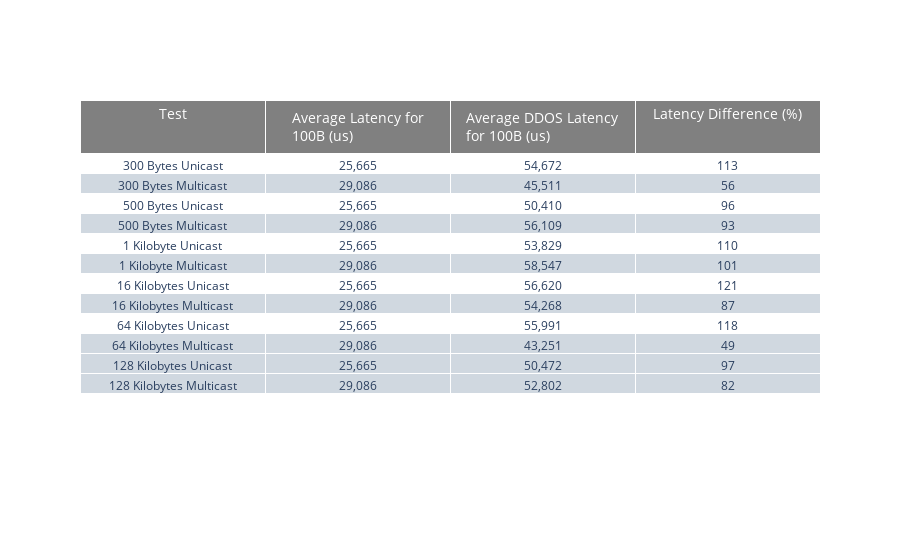

The code cell stored with this chart in its notebook:
### Markdown cell above
From the above graphs we can see that DDOS attacks definitely show an increase in latency in all cases. We should quantify the difference in performance:

### Performance Difference

### Code cell
columns = ['Test', 'Average Latency for 100B (us)', 'Average DDOS Latency for 100B (us)', 'Latency Difference (%)']
tests = []
avg_latencies = []
raw_avg_latencies = []
avg_ddos_latencies = []
raw_avg_ddos_latencies = []
lat_diffs = []

for i in set_3_files:
    item = set_3_files[i]
    full_test_name = os.path.basename(os.path.dirname(item).split("dos_")[1].replace("_2", "").replace("_", " ").title())
    test = full_test_name.split()[1] + " " + full_test_name.split()[2] + " " + full_test_name.split()[0]
    # test = item.split("_")[0] + " Bytes " + item.split("_")[1].title()
    tests.append(test)
    
    df = pd.read_csv(set_3_files[i])
    mean = df["avg_non_mal_run_latency"].mean()
    raw_avg_ddos_latencies.append(mean)
    mean = "{0:,.0f}".format(mean)
    avg_ddos_latencies.append(mean)
    
    # Get Set 2 test data
    if 'unicast' in item:
        df = pd.read_csv(set_2_files['unicast'])
    else:
        df = pd.read_csv(set_2_files['multicast'])

    mean = df['avg_non_mal_run_latency'].mean()
    raw_avg_latencies.append(mean)
    mean = "{0:,.0f}".format(mean)
    avg_latencies.append(mean)

for i in range(0, len(avg_latencies)):
    previous = float(avg_latencies[i].replace(",", ""))
    current = float(avg_ddos_latencies[i].replace(",", ""))
    percent_change = (abs(current - previous) / previous) * 100.0
    lat_diffs.append("{0:,.0f}".format(percent_change))

plot_table(columns, [tests, avg_latencies, avg_ddos_latencies, lat_diffs])

### Figure 1 — Plotly figure (JSON) as saved in the notebook; plotly's stock layout.template omitted (floating-point values rounded to 4 significant figures)
{"data": [{"cells": {"fill": {"color": [["white", "#d0d8e0", "white", "#d0d8e0", "white", "#d0d8e0", "white", "#d0d8e0", "white", "#d0d8e0"]]}, "values": [["300 Bytes Unicast", "300 Bytes Multicast", "500 Bytes Unicast", "500 Bytes Multicast", "1 Kilobyte Unicast", "1 Kilobyte Multicast", "16 Kilobytes Unicast", "16 Kilobytes Multicast", "64 Kilobytes Unicast", "64 Kilobytes Multicast", "128 Kilobytes Unicast", "128 Kilobytes Multicast"], ["25,665", "29,086", "25,665", "29,086", "25,665", "29,086", "25,665", "29,086", "25,665", "29,086", "25,665", "29,086"], ["54,672", "45,511", "50,410", "56,109", "53,829", "58,547", "56,620", "54,268", "55,991", "43,251", "50,472", "52,802"], ["113", "56", "96", "93", "110", "101", "121", "87", "118", "49", "97", "82"]]}, "header": {"fill": {"color": "grey"}, "font": {"color": "white", "size": 14}, "values": ["Test", "Average Latency for 100B (us)", "Average DDOS Latency for 100B (us)", "Latency Difference (%)"]}, "type": "table"}], "layout": {}}
